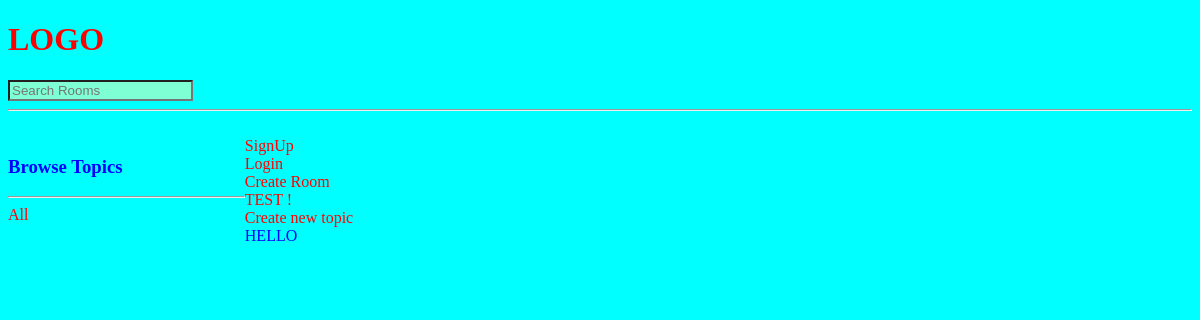
The app's page /, older data.
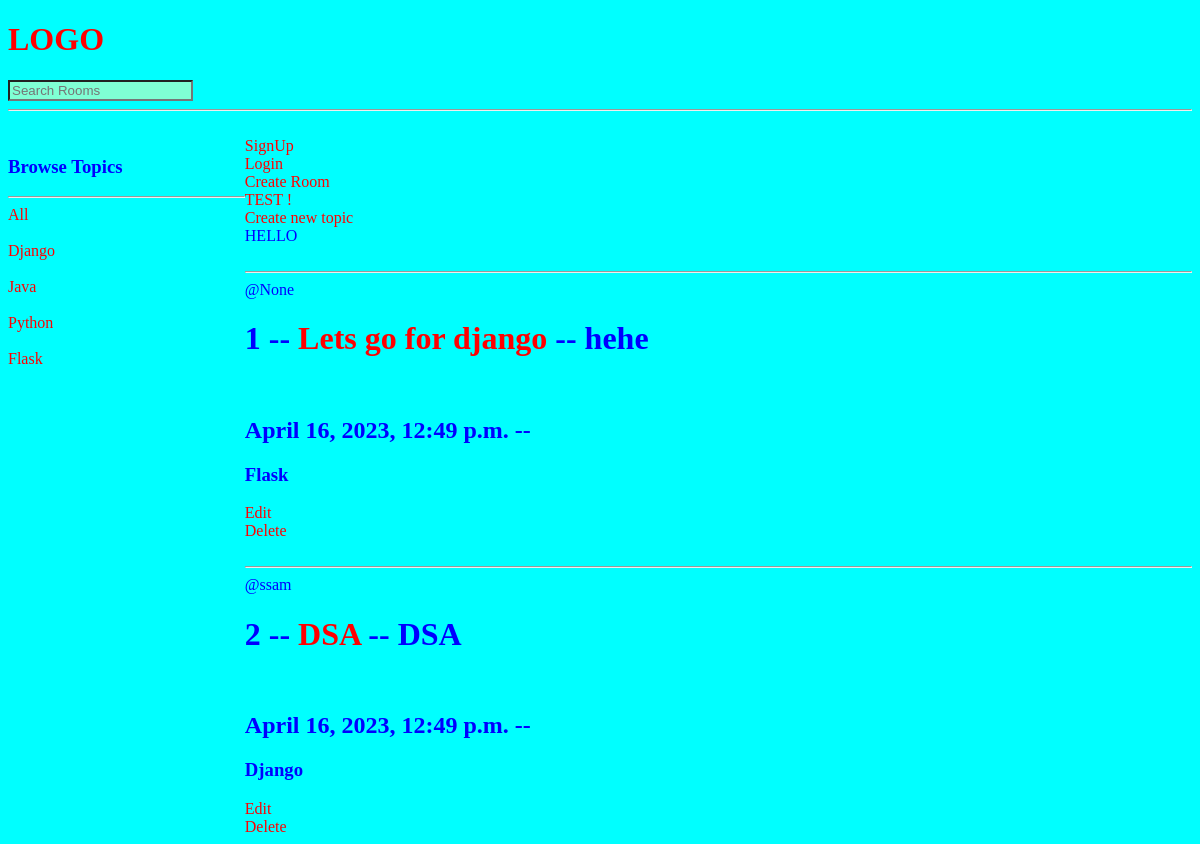
The same page, newer data.
### base/models.py (models this page shows, shortened)
class Topic(models.Model):
    name = models.CharField(max_length=200)
    def __str__(self):
        return self.name

class Room(models.Model):
    host = models.ForeignKey(User, on_delete=models.SET_NULL, null=True, blank=True)
    topic = models.ForeignKey(Topic, on_delete=models.SET_NULL, null=True, blank=True)
    name = models.CharField(max_length=200)
    description = models.TextField(max_length=500, blank = True, null=True)
    updated = models.DateTimeField(auto_now=True)      #Save the time when the object is updated
    cerated = models.DateTimeField(auto_now_add=True)  #Save the time when the object is created
    class Meta:
        ordering = ['-updated', '-cerated']

### base/views.py (the view)
# urls.py: path('', views.home,name='home'),
def home(request):
    q = request.GET.get('q') if request.GET.get('q') != None else ''
    room = Room.objects.filter(
        Q(topic__name__icontains= q) | #only 'contains' is case sensitive matching
        Q(name__icontains= q) |
        Q(description__icontains= q)
        )
    topic = Topic.objects.all()
    context = {'rooms': room, 'topics': topic, 'top':Topic.objects.all()}
    return render(request, 'base/home.html', context)

### base/templates/base/home.html (shortened to what this page needs)
<!DOCTYPE html>
<html lang="en">
<head>
</head>
<body>
    {% include 'navbar.html' %}
    {% block content %} <br>
    <div class="home-containers">
        <div>
            <h3>Browse Topics</h3>
            <hr>
            <a href="{% url 'home' %}"> All </a> <br>
            {% for tp in top %}  <br>
            <a href="{% url 'home'%}?q={{tp}}">{{tp}}</a> <br>
            {% endfor %}
        </div>
        <div>
            <a href="{% url 'signUp' %}"> SignUp </a> <br>
    <a href="{% url 'userLogin' %}"> Login</a> <br>
    <a href="{% url 'createRoom' %}"> Create Room</a> <br>
    <a href="{% url 'test' %}">TEST !</a> <br>
    <a href="{% url 'topic_new' %}">Create new topic</a> <br>
    HELLO <br>
    <div>
    {% for rm in rooms %}
    <div> <br>
        <hr>
    <span>@{{rm.host}}</span> <br>
        <h1>{{ rm.id }} -- <a href="{% url 'index' rm.id %}">{{rm.name}}</a> -- {{rm.description}} </h1> <br>
        <h2>{{rm.updated}} -- {{rm.created}}</h2>
        <h3>{{rm.topic}}</h3>
        <a href="{% url 'update' rm.id %}">Edit</a> <br>
        <a href="{% url 'delete' rm.id %}"> Delete </a>
    </div>
    {% endfor %}
</div>
</div>
        </div>
    {% endblock %}
</body>
</html>

Row changes from the older to the newer data that the page shows:
added Topic: name "Django"
added Topic: name "Java"
added Topic: name "Python"
added Topic: name "Flask"
added Room: host "None", id "1", name "Lets go for django", description "hehe", updated "April 16, 2023, 12:49 p.m.", topic "Flask"
added Room: host "ssam", id "2", name "DSA", description "DSA", updated "April 16, 2023, 12:49 p.m.", topic "Django"
